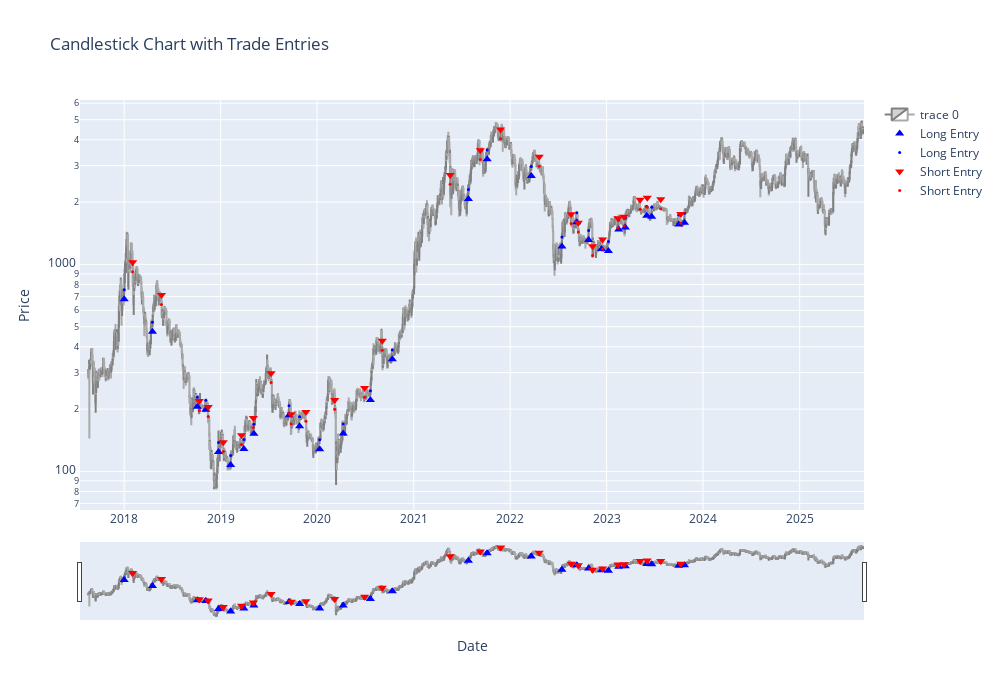

This figure's notebook cell:
### Code cell
# Produce Trades and Equity Data (for plots)
tradesETH2_IS = op.backtest(dataETH, indicator_names, long_filters, short_filters, paramsETH2, mode, 'tradesDF', backtest_startdate, backtest_enddate)
equityETH2_IS = op.backtest(dataETH, indicator_names, long_filters, short_filters, paramsETH2, mode, 'equityDF', backtest_startdate,backtest_enddate)
metricsETH2_IS = op.backtest(dataETH, indicator_names, long_filters, short_filters, paramsETH2, mode, 'MetricsTable', backtest_startdate,backtest_enddate)

# Plot Candlestick Chart for Trade Visualisation
plot.candleChart(dataETH, tradesETH2_IS, mode)
